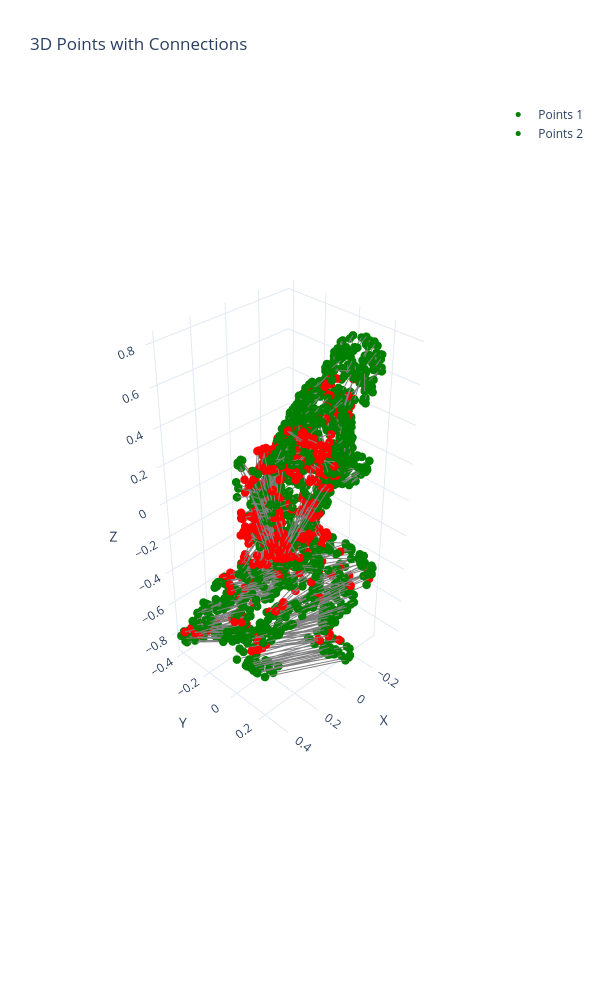

Notebook source saved alongside this figure:
### Code cell
utils.plot_3d_points_and_connections_region_matched(points1 - points1.mean(axis = 0), points2 - points2.mean(axis = 0), faces1, faces2, G2)
